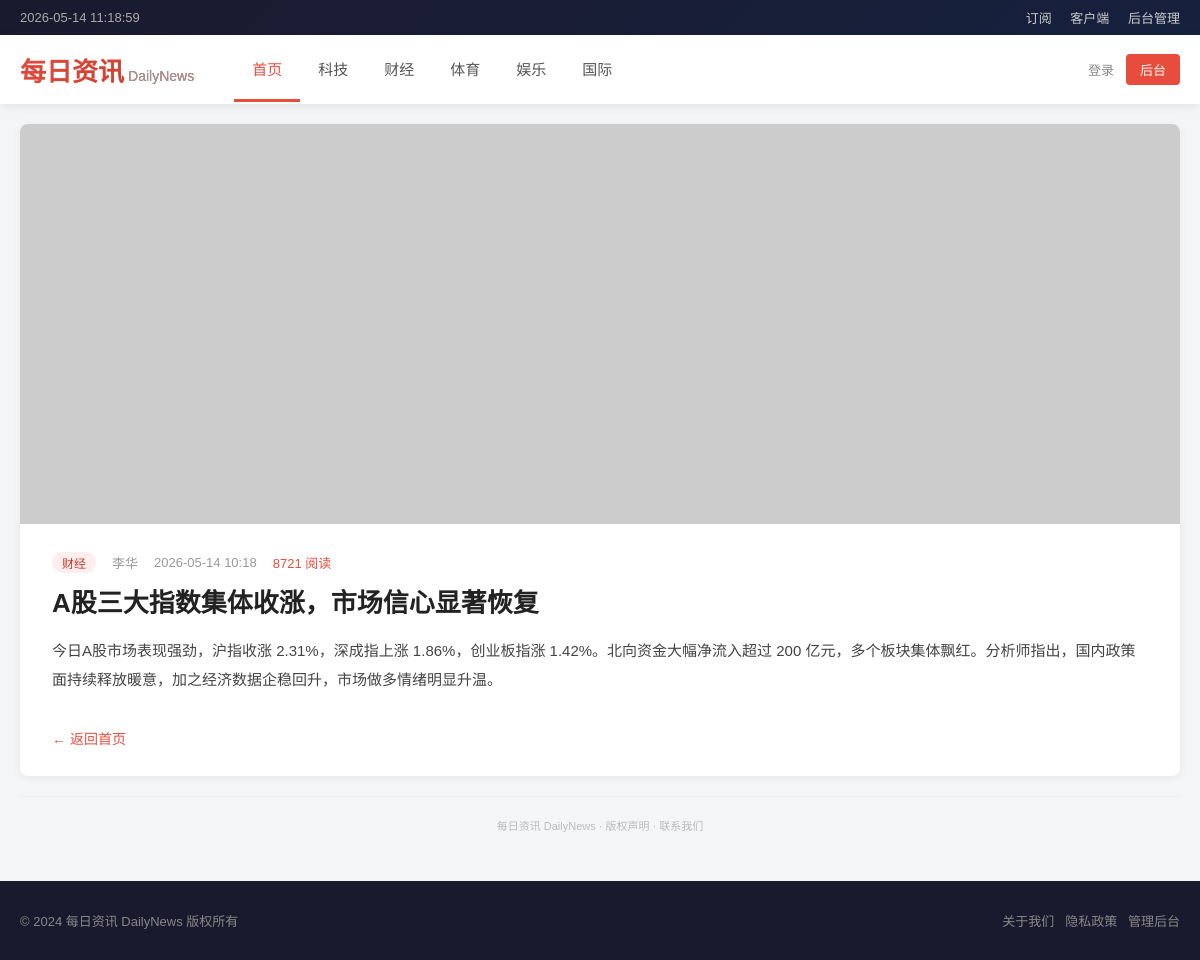
The page /?id=2 on the database its author committed.
### tables this page shows
CREATE TABLE IF NOT EXISTS `articles` (
    `id` INT AUTO_INCREMENT PRIMARY KEY,
    `title` VARCHAR(200) NOT NULL,
    `content` TEXT NOT NULL,
    `category_id` INT,
    `author` VARCHAR(50),
    `view_count` INT DEFAULT 0,
    `image_url` VARCHAR(255),
    `created_at` TIMESTAMP DEFAULT CURRENT_TIMESTAMP,
    `updated_at` TIMESTAMP DEFAULT CURRENT_TIMESTAMP ON UPDATE CURRENT_TIMESTAMP
);

CREATE TABLE IF NOT EXISTS `categories` (
    `id` INT AUTO_INCREMENT PRIMARY KEY,
    `name` VARCHAR(50) NOT NULL,
    `description` VARCHAR(200)
);

### index.php (the view, shortened to what this page needs)
<?php
$db = null;
try {
    $db = new mysqli('sqli_db', 'sroot', 'Sr00t_P@ssw0rd_2024!', 'news_db');
    $db->set_charset('utf8mb4');
} catch (Exception $e) {
    die('<div style="text-align:center;padding:50px;font-family:sans-serif;"><h2>Database Connection Failed</h2><p>Please wait a moment and refresh...</p></div>');
}
$article = null;
if (isset($_GET['id'])) {
    $id = $_GET['id'];
    $sql = "SELECT a.*, c.name AS category_name FROM articles a
            LEFT JOIN categories c ON a.category_id = c.id
            WHERE a.id = $id";
    $result = $db->query($sql);
    if ($result && $result->num_rows > 0) {
        $article = $result->fetch_assoc();
    } else {
        $error = true;
    }
}
?>
<!DOCTYPE html>
<html lang="zh-CN">
<head>
</head>
<body>
    <div class="top-bar">
        <div class="container">
            <div class="datetime" id="datetime"></div>
            <div>
                <a href="#">订阅</a>
                <a href="#">客户端</a>
                <a href="/admin/">后台管理</a>
            </div>
        </div>
    </div>
    <header>
        <div class="container">
            <div class="logo">每日资讯<span>DailyNews</span></div>
            <nav>
                <a href="/" class="active">首页</a>
                <a href="#">科技</a>
                <a href="#">财经</a>
                <a href="#">体育</a>
                <a href="#">娱乐</a>
                <a href="#">国际</a>
            </nav>
            <div class="header-right">
                <a href="#">登录</a>
                <a href="/admin/" class="admin-link">后台</a>
            </div>
        </div>
    </header>
    <div class="container">
        <?php if ($article !== null): ?>
            <div class="article-detail" style="margin: 20px 0;">
                <?php if ($article['image_url']): ?>
                <img src="<?php echo htmlspecialchars($article['image_url']); ?>" alt="">
                <?php endif; ?>
                <div class="body">
                    <div class="meta">
                        <span class="cat"><?php echo htmlspecialchars($article['category_name']); ?></span>
                        <span><?php echo htmlspecialchars($article['author']); ?></span>
                        <span><?php echo date('Y-m-d H:i', strtotime($article['created_at'])); ?></span>
                        <span style="color:#e74c3c;"><?php echo (int)$article['view_count']; ?> 阅读</span>
                    </div>
                    <h1><?php echo htmlspecialchars($article['title']); ?></h1>
                    <div class="content">
                        <?php foreach (explode("\n", $article['content']) as $para): ?>
                            <?php if (trim($para)): ?>
                            <p><?php echo htmlspecialchars($para); ?></p>
                            <?php endif; ?>
                        <?php endforeach; ?>
                    </div>
                    <a href="/" class="back-btn">← 返回首页</a>
                </div>
            </div>
        <?php endif; ?>
        <div class="source-note">每日资讯 DailyNews · 版权声明 · 联系我们</div>
    </div>
    <footer>
        <div class="container">
            <div>© 2024 每日资讯 DailyNews 版权所有</div>
            <div>
                <a href="#">关于我们</a>&nbsp;&nbsp;
                <a href="#">隐私政策</a>&nbsp;&nbsp;
                <a href="/admin/">管理后台</a>
            </div>
        </div>
    </footer>
</body>
</html>

### index.php (style rules this page uses)
* { margin: 0; padding: 0; box-sizing: border-box; }
body { font-family: 'PingFang SC', 'Microsoft YaHei', sans-serif; background: #f4f5f7; color: #333; }
.top-bar { background: linear-gradient(135deg, #1a1a2e, #16213e); color: white; padding: 8px 0; font-size: 13px; }
.top-bar .container { display: flex; justify-content: space-between; align-items: center; }
.top-bar a { color: #ccc; text-decoration: none; margin-left: 15px; transition: color 0.2s; }
.top-bar .datetime { color: #aaa; }
header { background: white; box-shadow: 0 2px 10px rgba(0,0,0,0.08); position: sticky; top: 0; z-index: 100; }
header .container { display: flex; align-items: center; padding: 0 20px; }
.logo { font-size: 26px; font-weight: 800; background: linear-gradient(135deg, #e74c3c, #c0392b); -webkit-background-clip: text; -webkit-text-fill-color: transparent; padding: 16px 0; margin-right: 40px; }
.logo span { font-size: 14px; font-weight: 400; -webkit-text-fill-color: #999; margin-left: 4px; }
nav { display: flex; gap: 0; }
nav a { display: block; padding: 20px 18px; color: #555; text-decoration: none; font-size: 15px; font-weight: 500; border-bottom: 3px solid transparent; transition: all 0.2s; }
nav a:hover, nav a.active { color: #e74c3c; border-bottom-color: #e74c3c; }
.header-right { margin-left: auto; display: flex; align-items: center; gap: 12px; }
.header-right a { color: #888; text-decoration: none; font-size: 13px; }
.admin-link { background: #e74c3c; color: white !important; padding: 6px 14px; border-radius: 4px; }
.container { max-width: 1200px; margin: 0 auto; padding: 0 20px; }
.article-detail { background: white; border-radius: 8px; overflow: hidden; box-shadow: 0 2px 10px rgba(0,0,0,0.06); }
.article-detail img { width: 100%; height: 400px; object-fit: cover; display: block; }
.article-detail .body { padding: 28px 32px; }
.article-detail .meta { font-size: 13px; color: #999; margin-bottom: 12px; display: flex; gap: 16px; align-items: center; }
.article-detail .meta .cat { background: #fee; color: #c0392b; padding: 2px 10px; border-radius: 20px; font-size: 12px; }
.article-detail h1 { font-size: 26px; line-height: 1.4; margin-bottom: 16px; color: #222; }
.article-detail .content { font-size: 15px; line-height: 1.9; color: #444; }
.article-detail .content p { margin-bottom: 14px; }
.back-btn { display: inline-block; margin-top: 20px; color: #e74c3c; text-decoration: none; font-size: 14px; }
.source-note { text-align: center; font-size: 11px; color: #bbb; padding: 20px 0 8px; border-top: 1px solid #eee; margin-top: 10px; }
footer { background: #1a1a2e; color: #888; padding: 30px 0; margin-top: 40px; font-size: 13px; }
footer .container { display: flex; justify-content: space-between; align-items: center; }
footer a { color: #888; text-decoration: none; }

### rows shown on the page
articles: category.name "财经", author "李华", created_at "2026-05-14 10:18", view_count "8721", title "A股三大指数集体收涨，市场信心显著恢复", content "今日A股市场表现强劲，沪指收涨 2.31%，深成指上涨 1.86%，创业板指涨 1.42%。北向资金大幅净流入超过 200 亿元，多个板块集体飘红。分析师指出，国内政策面持续释放暖意，加之经济数据企稳回升，市场做多情绪明显升温。"
